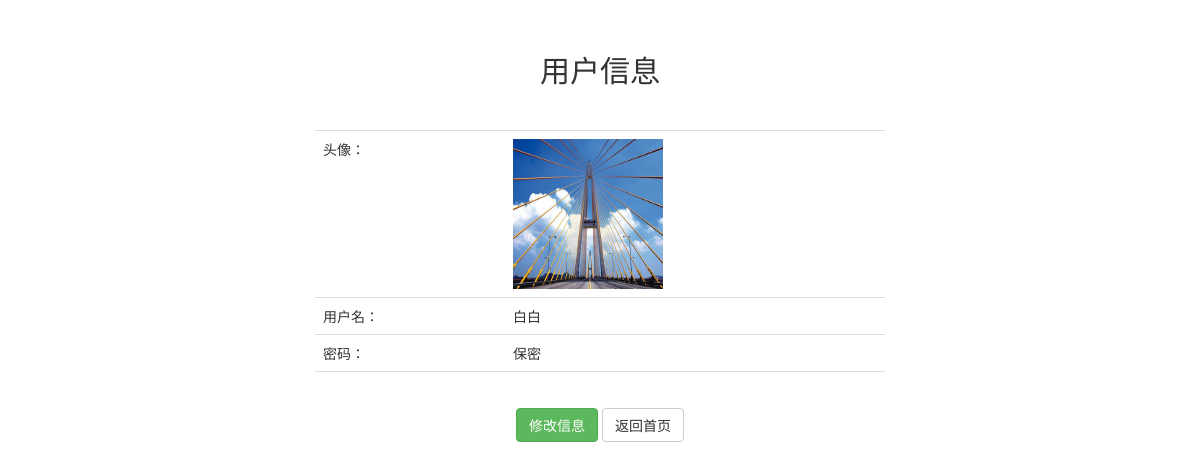
/info.php (signed in), run on the app's committed database.
### tables this page shows
CREATE TABLE IF NOT EXISTS `user` (
  `id` int(11) NOT NULL AUTO_INCREMENT COMMENT '用户ID，主键，自增',
  `username` varchar(30) NOT NULL COMMENT '用户名，字符串',
  `userpass` varchar(35) NOT NULL COMMENT '用户密码',
  `create_time` varchar(20) NOT NULL COMMENT '用户创建时间',
  `imgpath` varchar(30) NOT NULL COMMENT '头像',
  PRIMARY KEY (`id`)
);

### info.php (the view, shortened to what this page needs)
<?php
	require("connect.php");
	$username=$_COOKIE['username'];
	$sql="select * from user where username='{$username}'";
	$result=mysqli_query($conn,$sql);
	$row=mysqli_fetch_assoc($result);
?>
<!DOCTYPE html>
<html lang="en">
<head>
	<link href="Css/bootstrap.css" rel="stylesheet" type="text/css" />
</head>
<body>
	<div class="container">
		<h2 class="text-center" style="height:100px;line-height:100px;">用户信息</h2>
		<table class="table">
			<tr class="row">
				<td class="col-lg-2 col-md-2 col-sm-4 col-xs-4">头像：</td>
				<td class="col-lg-4 col-md-4 col-sm-6 col-xs-6"><img src="<?php echo './img/'.$row['imgpath']; ?>" width='150' height='150'></td>
			</tr>
			<tr class="row">
				<td class="col-lg-2 col-md-2 col-sm-4 col-xs-4">用户名：</td>
				<td class="col-lg-4 col-md-4 col-sm-6 col-xs-6"><?php echo $row['username'] ?></td>
			</tr>
			<tr class="row">
				<td class="col-lg-2 col-md-2 col-sm-4 col-xs-4">密码：</td>
				<td class="col-lg-4 col-md-4 col-sm-6 col-xs-6">保密</td>
			</tr>
			<tr class="row">
				<td colspan="2"></td>
			</tr>
		</table>
		<div class="row text-center">
			<a href="editinfo.php" class="btn btn-success">修改信息</a>
			<a href="index.php" class="btn btn-default">返回首页</a>
		</div>
	</div>
</body>
</html>

### data on the page
user: imgpath (picture), username "白白"
